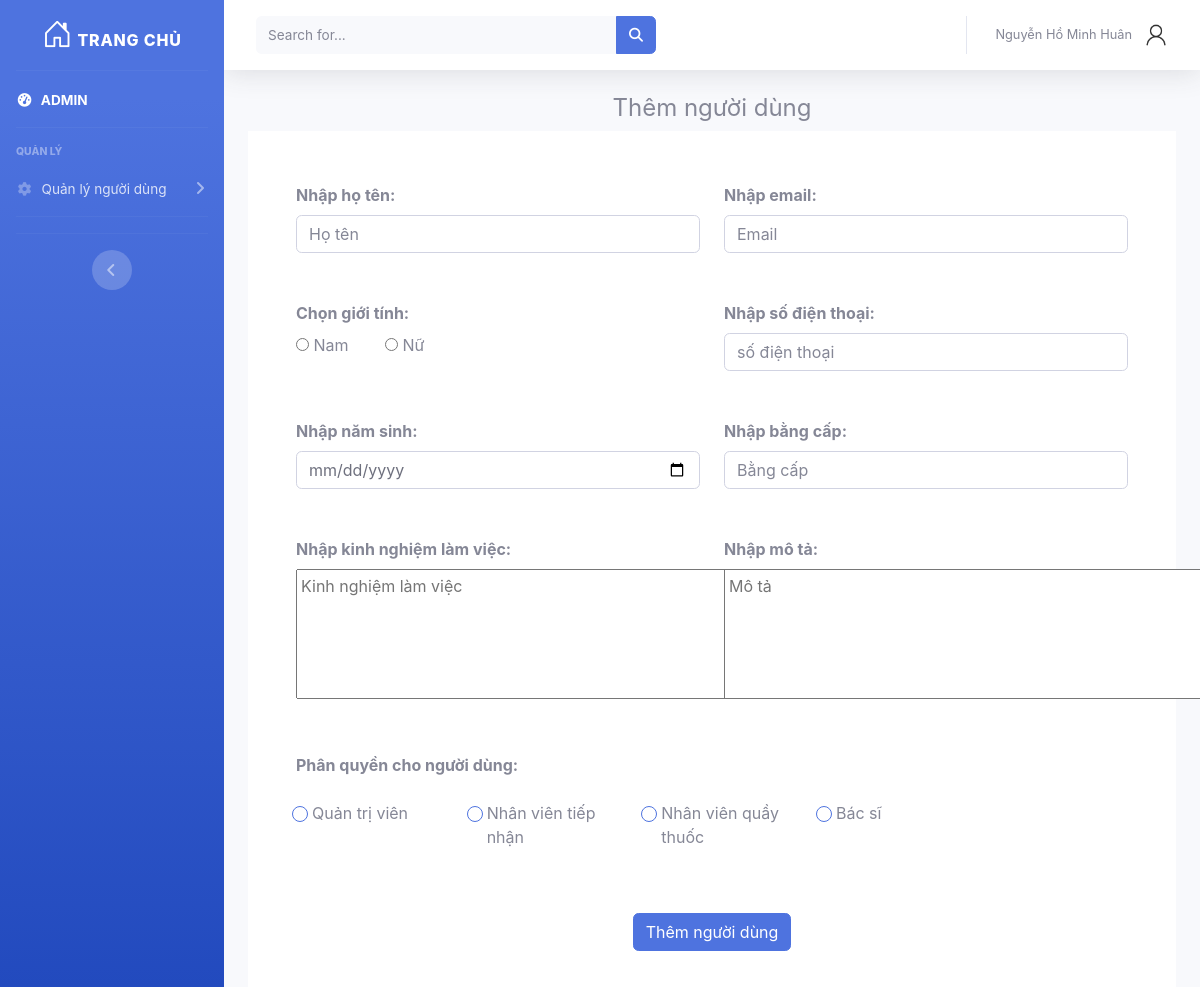
Page /admin/addUsers (signed in) on the committed database.
### tables this page shows
CREATE TABLE `role` (
  `id_role` int(11) NOT NULL,
  `name_role` varchar(50) NOT NULL COMMENT 'Tên quyền'
);

### app/Core/Controller.php (called while the page is built, shortened)
<?php
class Controller extends Validate{
    public function view($view, $data=[]){
        extract($data);
        require_once "./app/Views/".$view.".php";
    }
}
?>

### app/Controllers/Admin.php (called while the page is built, shortened)
<?php
class Admin extends Controller
{
    private $model;
    private $data = [];
    public function __construct()
    {
        $this->model = $this->model('AdminModel');
    }
    public function addUsers()
    {
        $this->data['title'] = 'Thêm người dùng';
        $this->data['role'] = $this->model->getListTable('role');
        $this->data['department'] = $this->model->getListTable('department');
        $this->view("Admin/Users/addUsers", $this->data);
    }
}

### index.php (called while the page is built, shortened)
<?php
$myApp = new App();
?>

### app/Core/Model.php (called while the page is built, shortened)
<?php
class Model extends Database
{
    protected $connect;
    public function __construct()
    {
        $p = new Database();
        $this->connect = $p->connect();
    }
    public function getListTable($tableName, $condition = '')
    {
        $query = "SELECT * FROM $tableName $condition";
        $result = mysqli_query($this->connect, $query);
        $data = array();
        if ($result && mysqli_num_rows($result) > 0) {
            while ($row = mysqli_fetch_assoc($result)) {
                $data[] = $row;
            }
        }
        return $data;
    }
}

### app/Core/Database.php (called while the page is built, shortened)
<?php
class Database
{
    function connect()
    {
        $connect = mysqli_connect('localhost', 'root', '', 'livedoc', 3366);
        mysqli_set_charset($connect, "utf8");
        return $connect;
    }
}
?>

### app/Views/Admin/Users/AddUsers.php (the view, shortened to what this page needs)
<?php
require './app/Views/inc/HeaderAdmin.php';
?>
<div class="section__content section__content--p30">
  <h4 class="text-center"><?php echo $title; ?></h4>
  <div class="container-fluid">
    <div class="card-body" style="background-color: #fff; padding: 20px;">
      <form class="row g-3 m-3" id="insert_data_user" method="POST" action="">
        <div class="col-md-6 mb-3">
          <label class="form-label"><b>Nhập họ tên:</b></label>
          <input type="text" class="form-control" placeholder="Họ tên" id="fullname" name="fullname" value="<?php
            if (!empty($_POST['fullname']) && empty($error['fullname']))
            {
              echo $_POST['fullname'];
            } ?>">
        </div>
        <div class="col-md-6 mb-3">
          <label class="form-label"><b>Nhập email:</b></label>
          <input type="email" class="form-control" placeholder="Email" id="email" name="email" value="<?php
            if (!empty($_POST['email']) && empty($error['email']))
            {
              echo $_POST['email'];
            } ?>">
        </div>
        <div class="col-md-6 mb-3">
          <label class="form-label"><b>Chọn giới tính:</b></label><br>
          <input type="radio" name="gender" id="gender" value="Nam"
          <?php
              if (!empty($_POST['gender']) && empty($error['gender'])) {
                if($_POST['gender']=='Nam'){
                   echo 'checked';
                }
              }
            ?>>
          <label for="" class="mr-3">Nam</label>
          <input type="radio" name="gender" class="ml-3" id="gender" value="Nữ"
          <?php
              if (!empty($_POST['gender']) && empty($error['gender'])) {
                if($_POST['gender']=='Nữ'){
                   echo 'checked';
                }
              }
            ?>>
          <label for="">Nữ</label>
        </div>
        <div class="col-md-6 mb-3">
          <label class="form-label"><b>Nhập số điện thoại:</b></label>
          <input type="number" class="form-control" placeholder="số điện thoại" id="phone" name="phone"value="<?php
            if (!empty($_POST['phone']) && empty($error['phone']))
            {
              echo $_POST['phone'];
            } ?>">
        </div>
        <div class="col-md-6 mb-3">
          <label class="form-label"><b>Nhập năm sinh:</b></label>
          <input type="date" class="form-control" placeholder="năm sinh" id="birthday" name="birthday" value="<?php
            if (!empty($_POST['birthday']) && empty($error['birthday']))
            {
              echo $_POST['birthday'];
            } ?>">
        </div>
        <div class="col-md-6 mb-3">
          <label class="form-label"><b>Nhập bằng cấp:</b></label>
          <input type="text" class="form-control" placeholder="Bằng cấp" id="certificate" name="certificate" value="<?php
            if (!empty($_POST['certificate']) && empty($error['certificate']))
            {
              echo $_POST['certificate'];
            } ?>">
        </div>
        <div class="col-md-6 mb-3">
          <label class="form-label"><b>Nhập kinh nghiệm làm việc:</b></label><br>
          <textarea name="experience" id="experience" class="p-1" cols="60" rows="5" placeholder="Kinh nghiệm làm việc"><?php if (!empty($_POST['experience']) && empty($error['experience'])) {echo $_POST['experience'];} ?></textarea>
        </div>
        <div class="col-md-6 mb-3">
          <label class="form-label"><b>Nhập mô tả:</b></label><br>
          <textarea name="description" class="p-1" id="description" cols="60" rows="5" placeholder="Mô tả"><?php if (!empty($_POST['description']) && empty($error['description'])) { echo $_POST['description'];} ?></textarea>
        </div>
        <div class="col-md-12">
          <label for=""><b>Phân quyền cho người dùng:</b></label>
        </div>
        <?php foreach($role as $item) {
          if ($item['id_role'] != 5) {
        ?>
            <div class="col-md-2 m-3">
              <input class="form-check-input custom-radio border-primary" type="radio" name="role" id="role<?php echo $item['id_role'] ?>" value="<?php echo $item['id_role'] ?>" onclick="toggleOptions()">
              <label for="role<?php echo $item['id_role'] ?>"><?php echo $item['name_role'] ?></label>
            </div>
        <?php
          }
        } ?>
        <div class="col-12 text-center">
          <input type="submit" value="Thêm người dùng" class="btn btn-primary" id="addUser" name="addUser">
        </div>
      </form>
    </div>
  </div>
  <?php
  require './app/Views/inc/FooterAdmin.php';
  ?>

### rows in the picture
role: name_role "Quản trị viên"
role: name_role "Nhân viên tiếp nhận"
role: name_role "Nhân viên quầy thuốc"
role: name_role "Bác sĩ"

### other values in the picture
$_SESSION['is_login']['fullname'] "Nguyễn Hồ Minh Huân"
$title "Thêm người dùng"
